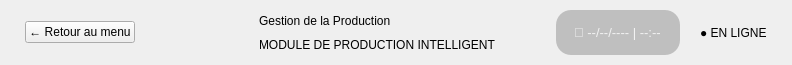
     <widget class="QWidget" name="headerWidget" native="true">
      <property name="minimumSize">
       <size>
        <width>0</width>
        <height>65</height>
       </size>
      </property>
      <property name="maximumSize">
       <size>
        <width>16777215</width>
        <height>65</height>
       </size>
      </property>
      <layout class="QHBoxLayout" name="headerLayout">
       <property name="spacing">
        <number>20</number>
       </property>
       <property name="leftMargin">
        <number>25</number>
       </property>
       <property name="topMargin">
        <number>10</number>
       </property>
       <property name="rightMargin">
        <number>25</number>
       </property>
       <property name="bottomMargin">
        <number>10</number>
       </property>
       <item>
        <widget class="QPushButton" name="btnBackToMenu">
         <property name="text">
          <string>← Retour au menu</string>
         </property>
        </widget>
       </item>
       <item>
        <widget class="QLabel" name="lblLogo">
         <property name="minimumSize">
          <size>
           <width>84</width>
           <height>50</height>
          </size>
         </property>
         <property name="maximumSize">
          <size>
           <width>84</width>
           <height>50</height>
          </size>
         </property>
         <property name="text">
          <string/>
         </property>
         <property name="pixmap">
          <pixmap resource="resources.qrc">:/logo.png</pixmap>
         </property>
         <property name="scaledContents">
          <bool>false</bool>
         </property>
         <property name="alignment">
          <set>Qt::AlignCenter</set>
         </property>
        </widget>
       </item>
       <item>
        <layout class="QVBoxLayout" name="titleLayout">
         <property name="spacing">
          <number>2</number>
         </property>
         <item>
          <widget class="QLabel" name="lblAppTitle">
           <property name="text">
            <string>Gestion de la Production</string>
           </property>
          </widget>
         </item>
         <item>
          <widget class="QLabel" name="lblAppSubtitle">
           <property name="text">
            <string>MODULE DE PRODUCTION INTELLIGENT</string>
           </property>
          </widget>
         </item>
        </layout>
       </item>
       <item>
        <spacer name="headerSpacer">
         <property name="orientation">
          <enum>Qt::Orientation::Horizontal</enum>
         </property>
         <property name="sizeHint" stdset="0">
          <size>
           <width>40</width>
           <height>20</height>
          </size>
         </property>
        </spacer>
       </item>
       <item>
        <widget class="QLabel" name="lblDateTime">
         <property name="text">
          <string>📅 --/--/---- | --:--</string>
         </property>
         <property name="styleSheet">
          <string>color: rgba(255,255,255,0.8); font-size: 13px; padding: 8px 15px; background: rgba(0,0,0,0.2); border-radius: 15px;</string>
         </property>
        </widget>
       </item>
       <item>
        <widget class="QLabel" name="lblOnlineStatus">
         <property name="text">
          <string>● EN LIGNE</string>
         </property>
        </widget>
       </item>
      </layout>
     </widget>
